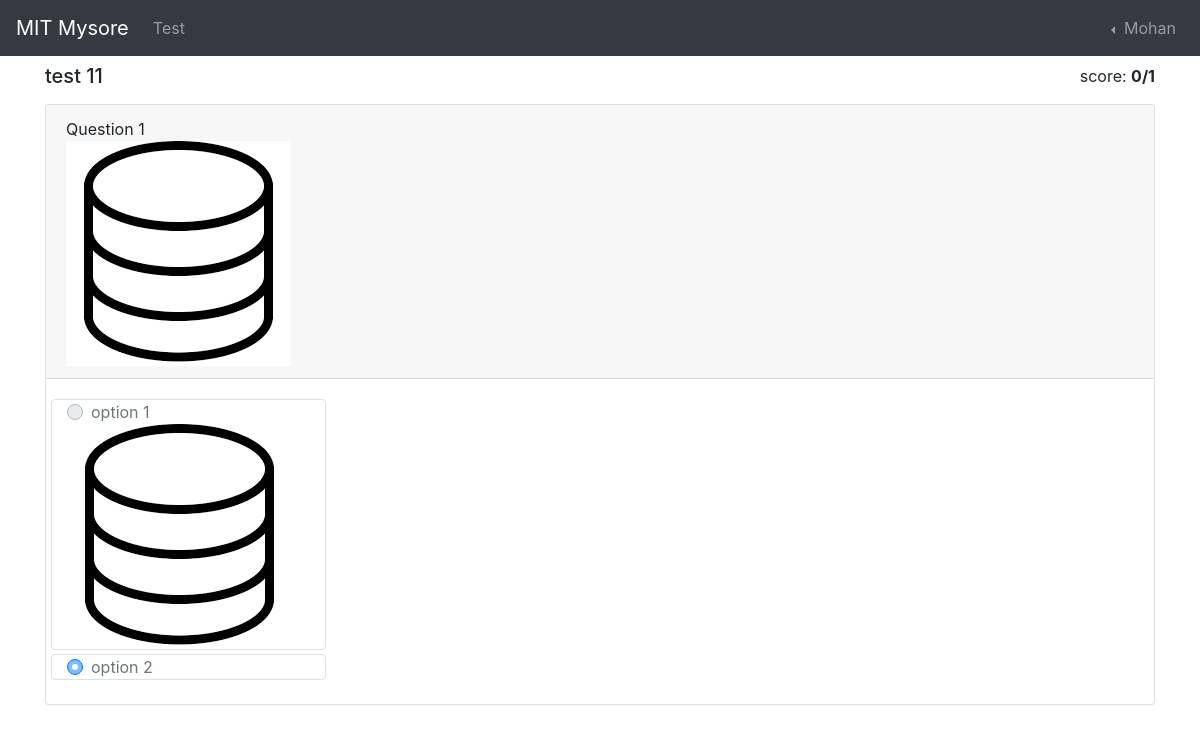
The page /test/result/4 (signed in) on the database its author committed.
### users/models.py (models this page shows, shortened)
class Student(models.Model):
    reg_no = models.CharField(max_length=20, blank=True, null=True)
    name = models.CharField(max_length=50)
    email = models.EmailField(unique=True)
    phone_number = models.CharField(max_length=20, unique=True)
    password = models.CharField(max_length=257)
    puc_college = models.CharField(max_length=200, blank=True, null=True)
    preffered_branch = models.CharField(max_length=100, blank=True, null=True)
    institute = models.ForeignKey(
        Institute, on_delete=models.CASCADE, related_name="students")

### tests/models.py (models this page shows)
class Test(models.Model):
    title = models.CharField(max_length=50)
    description = models.CharField(max_length=100, blank=True, null=True)
    no_of_questions = models.IntegerField()
    total_duration = models.TimeField(auto_now=False, auto_now_add=False)
    negative_marking = models.BooleanField(default=False)
    commence_at = models.DateTimeField(auto_now=False, auto_now_add=False)
    stop_commenceing_after = models.DateTimeField(
        auto_now=False, auto_now_add=False)
    show_score = models.BooleanField(default=False)
    show_answers = models.BooleanField(default=False)

### questions/models.py (models this page shows, shortened)
class Question(models.Model):
    question = models.TextField()
    question_image = models.ImageField(upload_to='images/question/', null=True, blank=True)
    solution = models.TextField(null=True, blank=True)
    solution_image = models.ImageField(upload_to='images/solution/', null=True, blank=True)
    category = models.ForeignKey(CategoryLevel2, on_delete=models.SET_NULL, null=True, related_name="questions")
    created_on = models.DateField(auto_now=True)
    has_multiple_answers = models.BooleanField(default=False)

class Options(models.Model):
    question = models.ForeignKey('Question', on_delete=models.CASCADE, related_name='options')
    option = models.CharField(max_length=100)
    image = models.ImageField(upload_to='images/options/', null=True, blank=True)
    is_true = models.BooleanField(default=False)
    class Meta:
        unique_together = ['question', 'option']

### tests/views.py (the view)
# urls.py: path('result/<int:test_id>', views.resultStudent),
def resultStudent(request, test_id):
    if request.session.get('student', False):
        email = request.session['student']
        if Student.objects.filter(email=email).exists():
            student = Student.objects.filter(email=email)[0]
            test = Test.objects.get(id=test_id)
            student_test = StudentTest.objects.filter(student=student, test__id=test_id)[0]
            student_questions = StudentQuestion.objects.filter(student_test=student_test)
            questions = []
            score = 0
            total_questions = len(student_questions)
            for student_question in student_questions:
                options = []
                question_options = student_question.question_test.question.options.all()
                student_options = student_question.option.all()
                is_correct = False
                for option in question_options:
                    is_marked = False
                    for student_option in student_options:
                        if option.id == student_option.option.id:
                            is_marked = True
                            if option.is_true:
                                is_correct = True
                    options.append({
                        "option": option,
                        "is_marked": is_marked
                    })
                if is_correct:
                    score += 1
                questions.append({
                    "question": student_question.question_test.question,
                    "options": options,
                    "is_correct": is_correct
                })
            return_obj = {"test": test, "student": student,"score": score, "questions": questions, "total_questions": total_questions}
            return render(request, "test_result_student.html", return_obj)
        else:
            return redirect('/log-in')
    else:
        return redirect('/log-in')

### templates/test_result_student.html (shortened to what this page needs)
{% extends "nav_student.html" %} {% block content %}
<link rel="stylesheet" href="https://cdnjs.cloudflare.com/ajax/libs/font-awesome/4.7.0/css/font-awesome.min.css">
<div class="container">
    <div class="row my-2">
        <div class="col">
            <h5>{{test.title}}</h5>
        </div>
        <div class="col-auto ml-auto">
            score: <strong>{{score}}/{{total_questions}}</strong>
        </div>
    </div>
    {% for question in questions %}
    <div class="card mb-2 {% if question.is_correct %}border border-success{% endif %}">
        <div class="card-header">
            <div class="row">
                <div class="col">
                    {{question.question.question}}
                    {% if question.question.question_image %}
                    <img class="img-fluid" src="/uploads/{{question.question.question_image}}" alt="">
                    {% endif %}
                </div>
                <div class="col-auto ml-auto">
                </div>
            </div>
        </div>
        <div class="card-body">
            {% for option in question.options %}
            <div class="row mb-1">
                <div class="col-12 col-xl-3 border rounded">
                    <div class="row">
                        <div class="col-auto align-self-center">
                            <div class="custom-control custom-radio">
                                <label class="custom-control-label"
                                    for="option{{question.question.id}}{{option.option.id}}">
                                    {{option.option.option}}
                                </label>
                            </div>
                        </div>
                        {% if option.option.image %}
                        <div class="col-auto">
                            <img class="img-fluid" src="/uploads/{{option.option.image}}" alt="">
                        </div>
                        {% endif %}
                    </div>
                </div>
            </div>
            {% endfor %}
        </div>
    </div>
    {% endfor %}
</div>
{% endblock %} {% block title %}Result{% endblock %}

### templates/nav_student.html (shortened to what this page needs)
<!DOCTYPE html>
<html lang="en">
<head>
  <link rel="stylesheet" href="https://maxcdn.bootstrapcdn.com/bootstrap/4.5.0/css/bootstrap.min.css" />
</head>
<body>
  <nav class="navbar navbar-expand-md bg-dark navbar-dark">
    <a class="navbar-brand" href="/">MIT Mysore</a>
    <div class="collapse navbar-collapse" id="collapsibleNavbar">
      <ul class="navbar-nav mr-auto">
        <li class="nav-item">
          <a class="nav-link" href="/test/test-list">Test</a>
        </li>
      </ul>
      <ul class="navbar-nav">
        <li class="nav-item dropdown dropleft">
          <a class="nav-link dropdown-toggle" href="#" id="navbardrop" data-toggle="dropdown">
            {{student.name}}
          </a>
        </li>
      </ul>
    </div>
  </nav>
  {% block content %} {% endblock %}
</body>
</html>

### rows shown on the page
Student: name "Mohan"
Test: title "test 11"
Question: question.question "Question 1", question.question_image (picture)
Options: option.option "option 1", option.image (picture)
Options: option.option "option 2"

### other values the page prints
{{ score }} "0"
{{ total_questions }} "1"
